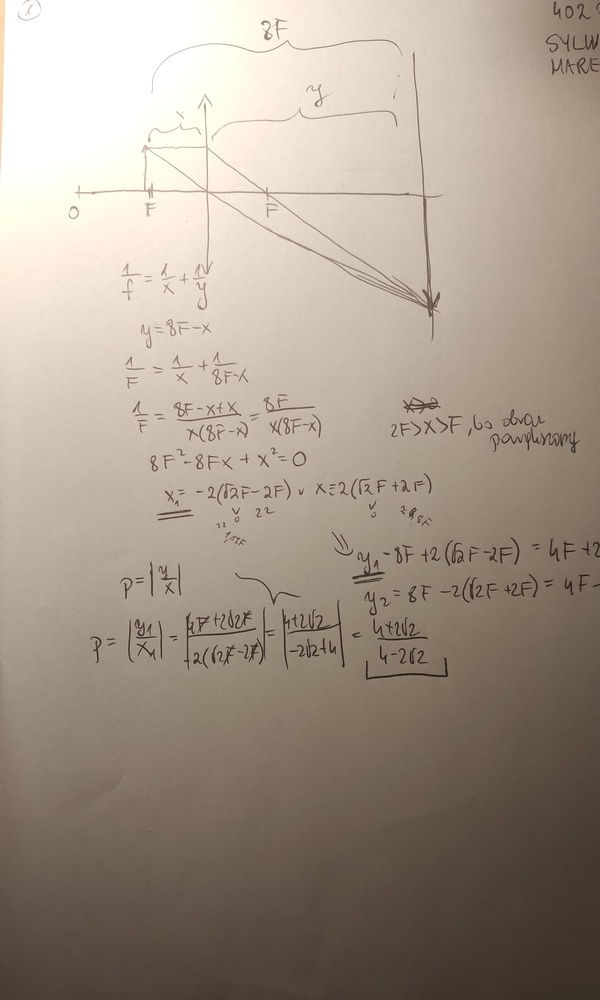
#> input picture images/image1.jpg, 600 x 1000 px, shrunk from 2232 x 3718 before the run
$ python main.py
#> lines starting #> are read from the running program, lines starting #| are printed output that depends on the picture; after the words box and inside, x2 and y2 are one past the last pixel; in counts of white or black regions, pixels touching at a corner belong together
### otsu_binarization.py
import cv2 as cv
import numpy as np
from matplotlib import pyplot as plt


def plot(original, thresh, title):
    fig, axes = plt.subplots(1, 2)
    axes[0].imshow(original, 'gray')
    axes[0].set_title("Original")
    axes[0].axes.get_xaxis().set_visible(False)
    axes[0].axes.get_yaxis().set_visible(False)
    axes[1].imshow(original > thresh, 'gray')
    axes[1].set_title(title)
    axes[1].axes.get_xaxis().set_visible(False)
    axes[1].axes.get_yaxis().set_visible(False)
    plt.show()


# with image filtering
def binarization(image_name):
    img = cv.GaussianBlur(cv.imread(image_name, 0), (5, 5), 0)
    print(img)

    # compute histogram
    values = img.flatten()
    hist, bins = np.histogram(values, range(257))

    # normalize to get probabilities of each intensity level
    norm_hist = hist/np.sum(hist)

    # p1, p2 - probabilities of the two classes separated by a threshold t
    # m1, m2 - means of these two classes
    # v - inter-class variance

    thresh = -1
    max_v = -1
    for t in range(256):
        p1 = np.sum(norm_hist[:t])
        p2 = np.sum(norm_hist[t:])
        m1 = np.sum([i for i in range(t)] * hist[:t])/p1
        m2 = np.sum([i for i in range(t, 256)] * hist[t:])/p2
        v = p1 * p2 * (m1 - m2) ** 2
        if v > max_v:
            thresh = t
            max_v = v

    plot(img, thresh, "Own Otsu's thresholding")

### main.py
import cv2 as cv
from matplotlib import pyplot as plt
import otsu_binarization


def plot_comparison(original, thresh, title):
    fig, axes = plt.subplots(1, 2)
    axes[0].imshow(original, 'gray')
    axes[0].set_title("Original")
    axes[0].axes.get_xaxis().set_visible(False)
    axes[0].axes.get_yaxis().set_visible(False)
    axes[1].imshow(thresh, 'gray')
    axes[1].set_title(title)
    axes[1].axes.get_xaxis().set_visible(False)
    axes[1].axes.get_yaxis().set_visible(False)
    plt.show()


def global_thresholding(image_name):
    img = cv.imread(image_name, 0)
    print("img\n", img)
    image, thresh = cv.threshold(img, 127, 255, cv.THRESH_BINARY)
    plot_comparison(img, thresh, "Global thresholding")


def adaptive_mean_thresholding(image_name, block_size):
    # The threshold value is the mean of the neighbourhood area minus the constant C

    img = cv.imread(image_name, 0)
    print("img\n", img)
    # blockSize determines the size of the neighbourhood area
    # C is a constant
    thresh = cv.adaptiveThreshold(img, 255, cv.ADAPTIVE_THRESH_MEAN_C, cv.THRESH_BINARY, blockSize=block_size, C=5)
    plot_comparison(img, thresh, "Adaptive mean thresholding")


def adaptive_gaussian_thresholding(image_name, block_size):
    #  The threshold value is a gaussian-weighted sum of the neighbourhood values minus the constant C

    img = cv.imread(image_name, 0)
    print("img\n", img)
    # blockSize determines the size of the neighbourhood area
    # C is a constant
    thresh = cv.adaptiveThreshold(img, 255, cv.ADAPTIVE_THRESH_GAUSSIAN_C, cv.THRESH_BINARY, blockSize=block_size, C=5)
    plot_comparison(img, thresh, "Adaptive gaussian thresholding")


def otsu_thresholding(image_name):
    # Automatically calculates a threshold value from image histogram
    # (for bimodal images, otherwise binarization is not accurate)

#> called with image_name = 'images/image1.jpg'
    img = cv.imread(image_name, 0)
#> img: shape (1000, 600); min 20, max 255, mean 154.2
    print("img\n", img)
#> (printed output is left out)
    image, thresh = cv.threshold(img, 0, 255, cv.THRESH_BINARY + cv.THRESH_OTSU)
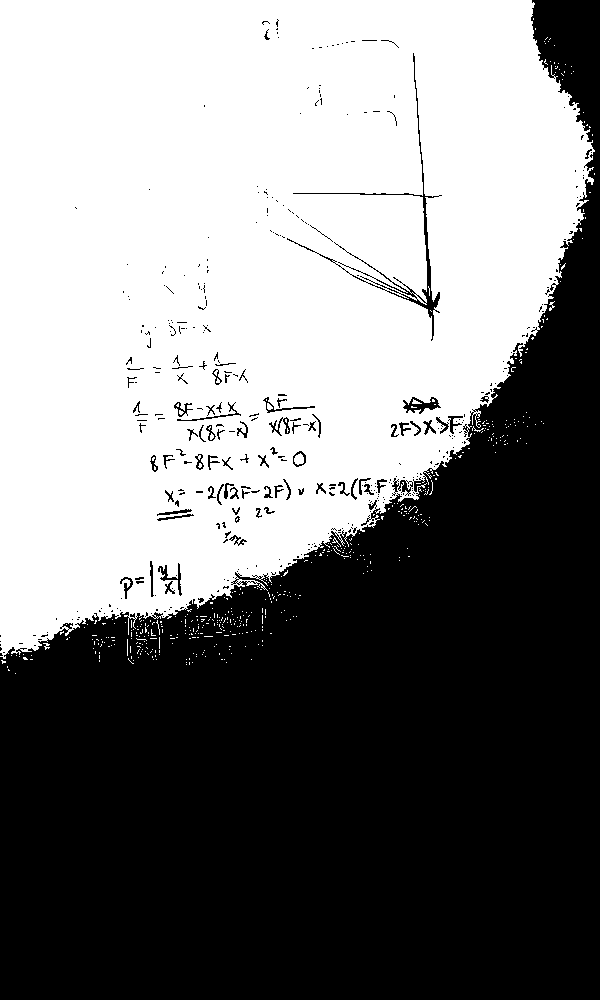
#> thresh: shape (1000, 600); 49.6% white; 492 white regions (484 under 20 px), largest, box (x1, y1, x2, y2) and area: (0, 0, 595, 659) 296168, (294, 453, 304, 465) 88, (267, 403, 273, 410) 29
#> image = 154
    plot_comparison(img, thresh, "Otsu's thresholding")
#> in plot_comparison, `plt.show()`:
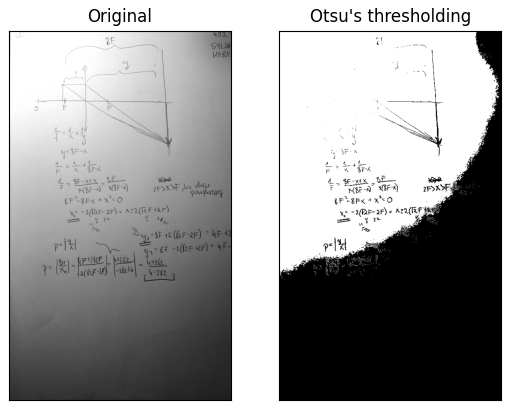
#> figure drawn by matplotlib, 2 panels


def otsu_thresholding_filtered(image_name):
    # Additionally image is filtered with a 5x5 gaussian kernel to remove the noise
#> called with image_name = 'images/image1.jpg'
    img = cv.imread(image_name, 0)
    print("img\n", img)
#> (printed output is left out)
    blur = cv.GaussianBlur(img, (5, 5), 0)
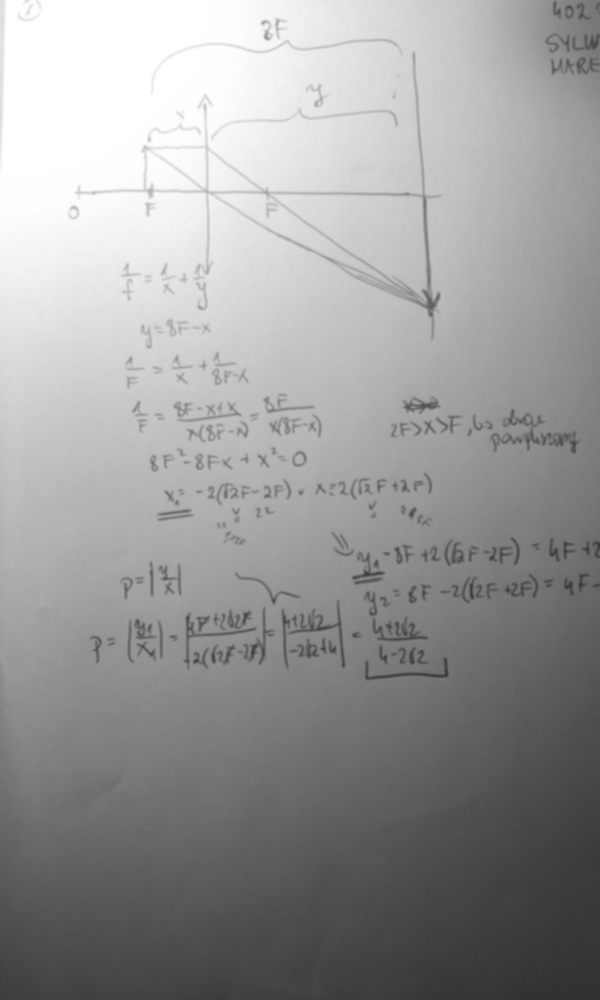
#> blur: shape (1000, 600); min 47, max 255, mean 154.2
    image, thresh = cv.threshold(blur, 0, 255, cv.THRESH_BINARY + cv.THRESH_OTSU)
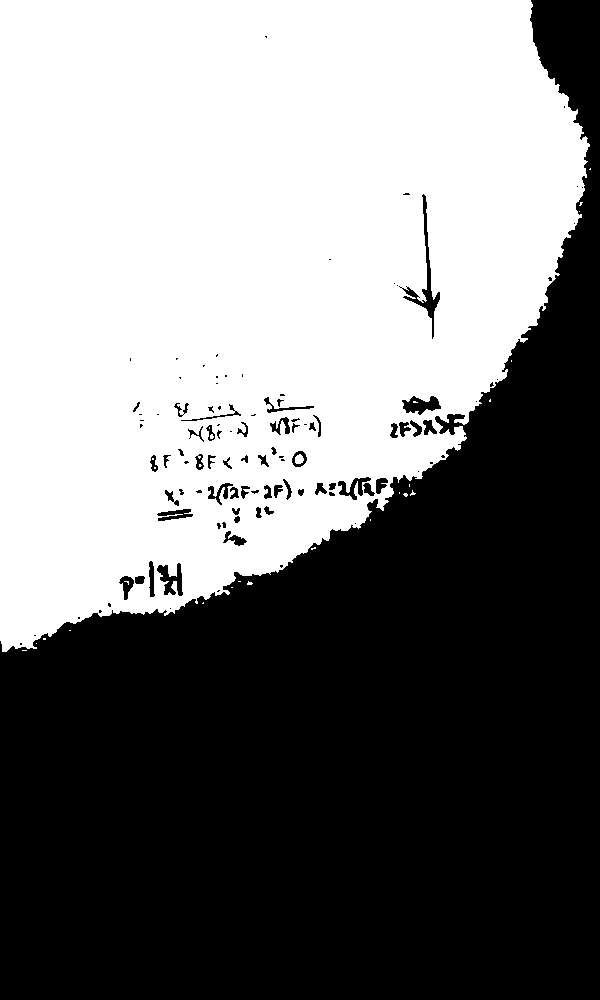
#> thresh: shape (1000, 600); 48.8% white; 28 white regions (26 under 20 px), largest, box (x1, y1, x2, y2) and area: (0, 0, 590, 652) 292795, (295, 454, 304, 464) 70
#> image = 155
    plot_comparison(img, thresh, "Otsu's thresholding filtered")


if __name__ == '__main__':
    # [11 lines of commented-out code are left out]
    otsu_thresholding('images/image1.jpg')
    otsu_thresholding_filtered('images/image1.jpg')
    # OWN OTSU'S BINARIZATION
    otsu_binarization.binarization('images/image1.jpg')
#> (printed output is left out)
#> in binarization, `hist, bins = np.histogram(values, range(257))`: hist = 256 values, max 26300 at index 255, min 0 at index 0, mean 2343.8; bins = 257 values from 0 to 256
#> in binarization, `norm_hist = hist/np.sum(hist)`: norm_hist = 256 values, max 0.0438 at index 255, min 0 at index 0, mean 0.00391
#> the loop in binarization, `for t in range(256):` made 256 passes
#> (p1, p2, m1, m2, max_v) on passes 49 to 60: (1e-05, 1, 28200000, 92500586, 4.13e+10), (0.00016, 1, 28762500, 92510142.6, 6.5e+11), (0.000718, 0.999, 29258004.6, 92545404.4, 2.88e+12), (0.00166, 0.998, 29679879.9, 92604712.8, 6.58e+12), (0.00274, 0.997, 30040875.9, 92671551, 1.07e+13), (0.00402, 0.996, 30410604.8, 92750758.2, 1.56e+13), (0.00605, 0.994, 30875523.7, 92874832.2, 2.31e+13), (0.00817, 0.992, 31271725.8, 93004298.1, 3.09e+13), (0.0111, 0.989, 31732874.7, 93184721.4, 4.16e+13), (0.0137, 0.986, 32077052.6, 93336854, 5.06e+13), (0.0162, 0.984, 32405259.9, 93487024.3, 5.93e+13), (0.0192, 0.981, 32779516.2, 93666124.5, 6.96e+13)
#> (p1, p2, m1, m2, v) on passes 1 to 6: (0, 1, nan, 92499943, nan), (0, 1, nan, 92499943, nan), (0, 1, nan, 92499943, nan), (0, 1, nan, 92499943, nan), (0, 1, nan, 92499943, nan), (0, 1, nan, 92499943, nan)
#> after the loop in binarization, `for t in range(256):`: max_v = 8.79e+14; thresh = 156
#> in plot, `plt.show()`:
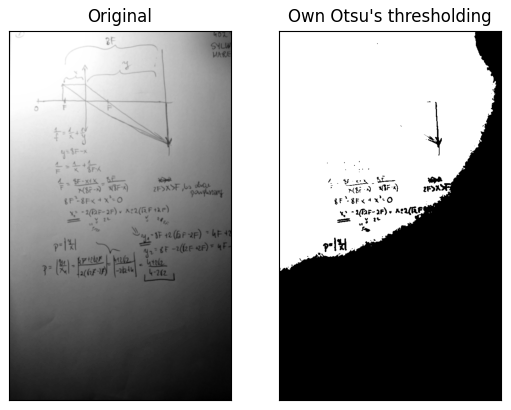
#> figure drawn by matplotlib, 2 panels

    # [16 lines of commented-out code are left out]

$ run again, with images/image2.jpg copied over images/image1.jpg
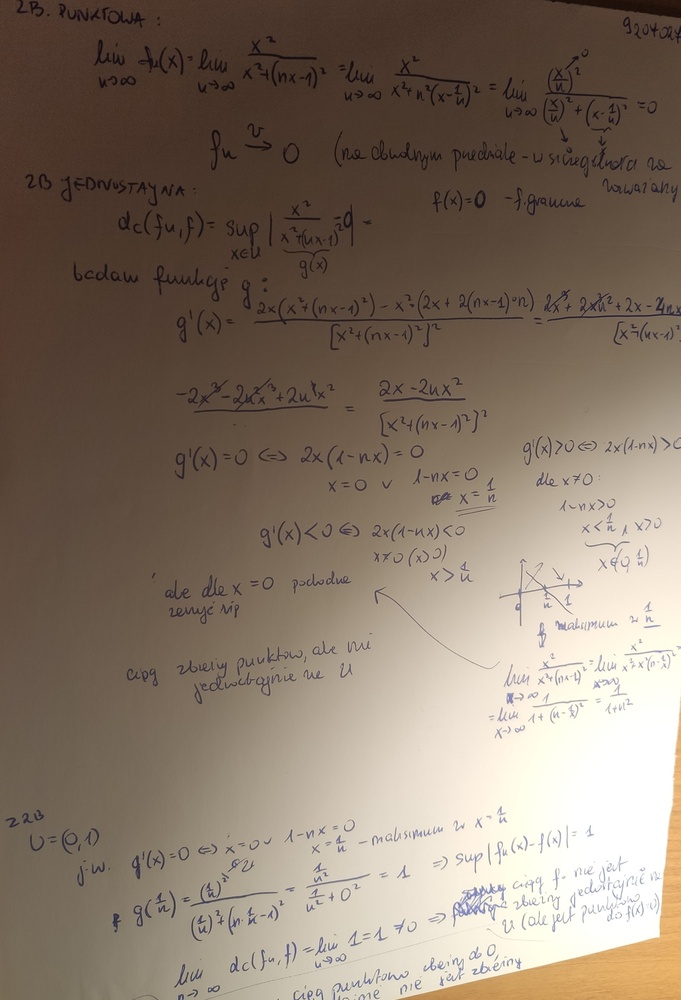
#> input picture images/image2.jpg, 681 x 1000 px, shrunk from 2150 x 3155 before the run
#> (printed output is left out)
#> in otsu_thresholding, `image, thresh = cv.threshold(img, 0, 255, cv.THRESH_BINARY + cv.THRESH..`:
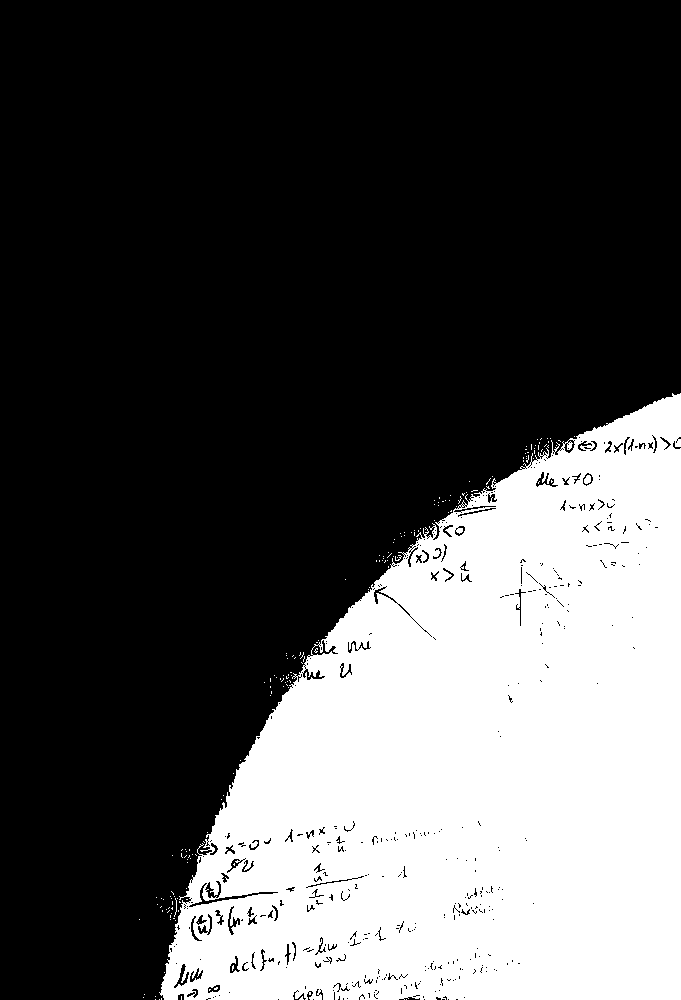
#> thresh: shape (1000, 681); 31.2% white; 173 white regions (171 under 20 px), largest, box (x1, y1, x2, y2) and area: (159, 393, 681, 1000) 211980, (584, 475, 591, 484) 49
#> in otsu_thresholding, `image, thresh = cv.threshold(img, 0, 255, cv.THRESH_BINARY + cv.THRESH..`: image = 145
#> (printed output is left out)
#> (printed output is left out)
#> hist = 256 values, max 18321 at index 59, min 0 at index 0, mean 2660.2; bins = 257 values from 0 to 256
#> norm_hist = 256 values, max 0.0269 at index 59, min 0 at index 0, mean 0.00391
#> the loop in binarization, `for t in range(256):` made 256 passes
#> (p1, p2, m1, m2, max_v) on passes 20 to 27: (4.41e-06, 1, 12258000, 82928498.3, 2.2e+10), (0.000104, 1, 12910225.4, 82935487.7, 5.11e+11), (0.000548, 0.999, 13484895.4, 82966243.6, 2.64e+12), (0.000972, 0.999, 13841170.7, 82995411.8, 4.64e+12), (0.00112, 0.999, 13993480.4, 83005610.3, 5.34e+12), (0.00126, 0.999, 14179845.3, 83015115.5, 5.98e+12), (0.0014, 0.999, 14393084.9, 83024331.2, 6.59e+12), (0.00156, 0.998, 14658509, 83034717.3, 7.27e+12)
#> after the loop in binarization, `for t in range(256):`: max_v = 1.57e+15; thresh = 146
#> in plot, `plt.show()`:
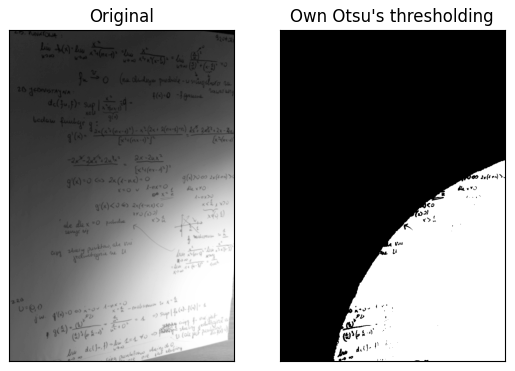
#> figure drawn by matplotlib, 2 panels
